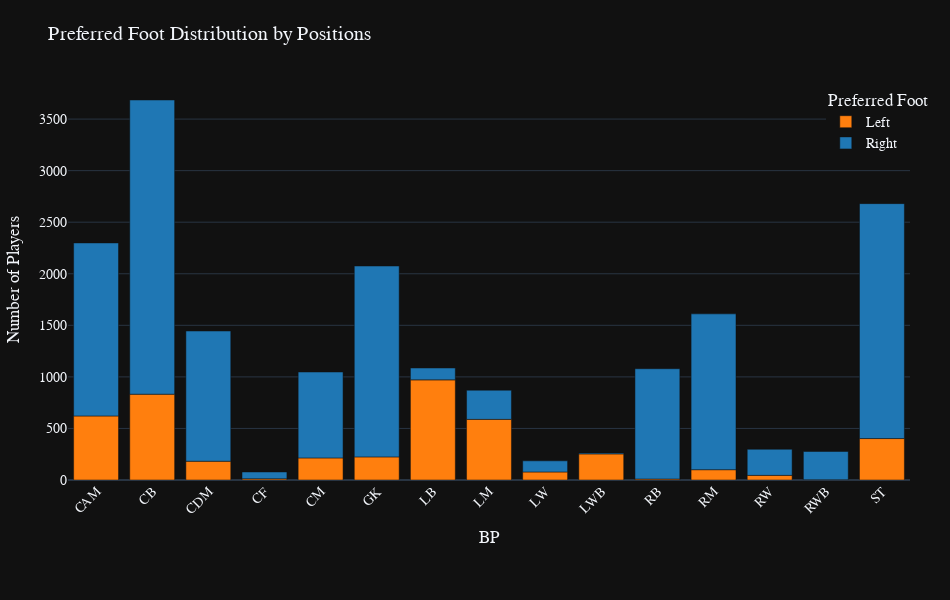

Notebook code for this chart:
### Code cell
import pandas as pd
import plotly.express as px

df = pd.read_csv("Fifa21-fully-cleaned.csv")
foot_counts = df.groupby(['BP', 'foot']).size().reset_index(name='count')

fig = px.bar(
    foot_counts,
    x='BP',
    y='count',
    color='foot',
    title=' Preferred Foot Distribution by Positions',
    color_discrete_map={'Right': '#1f77b4', 'Left': '#ff7f0e'},
    template='plotly_dark',
    labels={'count': 'Number of Players', 'Main Position': 'Position', 'foot': 'Preferred Foot'}
)

fig.update_layout(
    height=600,
    width=950,
    font=dict(family='Verdana', size=14),
    title_font_size=20,
    legend_title_text='Preferred Foot',
    legend=dict(yanchor="top", y=0.99, xanchor="left", x=0.90),
    xaxis_tickangle=-45,
    margin=dict(l=60, r=40, t=80, b=120)
)

fig.show()

### Figure 1 — Plotly figure (JSON) as saved in the notebook; plotly's stock layout.template omitted (floating-point values rounded to 4 significant figures)
{"data": [{"hovertemplate": "Preferred Foot=Left<br>BP=%{x}<br>Number of Players=%{y}<extra></extra>", "legendgroup": "Left", "marker": {"color": "#ff7f0e", "pattern": {"shape": ""}}, "name": "Left", "orientation": "v", "showlegend": true, "textposition": "auto", "type": "bar", "x": ["CAM", "CB", "CDM", "CF", "CM", "GK", "LB", "LM", "LW", "LWB", "RB", "RM", "RW", "RWB", "ST"], "xaxis": "x", "y": [621, 832, 182, 12, 214, 224, 971, 588, 78, 253, 10, 100, 45, 2, 402], "yaxis": "y"}, {"hovertemplate": "Preferred Foot=Right<br>BP=%{x}<br>Number of Players=%{y}<extra></extra>", "legendgroup": "Right", "marker": {"color": "#1f77b4", "pattern": {"shape": ""}}, "name": "Right", "orientation": "v", "showlegend": true, "textposition": "auto", "type": "bar", "x": ["CAM", "CB", "CDM", "CF", "CM", "GK", "LB", "LM", "LW", "LWB", "RB", "RM", "RW", "RWB", "ST"], "xaxis": "x", "y": [1678, 2853, 1263, 66, 833, 1851, 115, 283, 108, 8, 1069, 1511, 253, 275, 2278], "yaxis": "y"}], "layout": {"barmode": "relative", "font": {"family": "Verdana", "size": 14}, "height": 600, "legend": {"title": {"text": "Preferred Foot"}, "tracegroupgap": 0, "x": 0.9, "xanchor": "left", "y": 0.99, "yanchor": "top"}, "margin": {"b": 120, "l": 60, "r": 40, "t": 80}, "title": {"font": {"size": 20}, "text": " Preferred Foot Distribution by Positions"}, "width": 950, "xaxis": {"anchor": "y", "domain": [0, 1], "tickangle": -45, "title": {"text": "BP"}}, "yaxis": {"anchor": "x", "domain": [0, 1], "title": {"text": "Number of Players"}}}}
